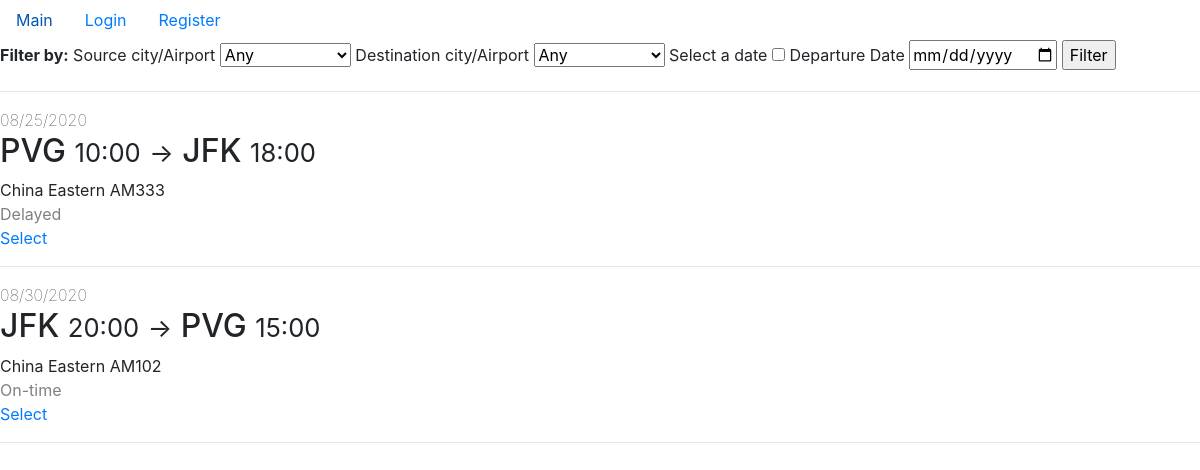
The page / on the database its author committed.
### app/models.py (models this page shows)
class Flight(db.Model):
    flight_num = db.Column(db.String(5), primary_key=True)
    depart_datetime = db.Column(db.DateTime, primary_key=True)
    airline_name = db.Column(db.String(20),
                             db.ForeignKey("airplane.airline_name"),
                             primary_key=True)
    depart_airport = db.Column(db.String(20),
                               db.ForeignKey("airport.name"),
                               nullable=False)
    arrival_datetime = db.Column(db.DateTime, nullable=False)
    arrival_airport = db.Column(db.String(20),
                                db.ForeignKey("airport.name"),
                                nullable=False)
    base_price = db.Column(db.Integer, nullable=False)
    airplane_id = db.Column(db.String(5),
                            db.ForeignKey("airplane.id"),
                            nullable=False)
    status = db.Column(db.String(10), nullable=False)
    tickets = db.relationship("Ticket",
                              backref="flight",
                              lazy=True,
                              primaryjoin='''and_(Flight.flight_num==Ticket.flight_num,
                                            Flight.depart_datetime==Ticket.depart_datetime,
                                            Flight.airline_name==Ticket.airline_name)''')

### app/routes.py (the view)
@app.route("/", methods=["GET"])
def home():
    form = FilterForm(request.args)
    airports = Airport.query.order_by(Airport.city).all()
    choices = [("any", "Any")]\
              + [(airport.name, "%s/%s" % (airport.city, airport.name))
                 for airport in airports]
    form.source_city_airport.choices = choices
    form.dest_city_airport.choices = choices
    flights = Flight.query.filter(
        Flight.depart_datetime >= datetime.datetime.today()
    ).order_by(Flight.depart_datetime)
    flights = filter_form_processor(form, flights)
    return render_template("home.html",
                           flights=flights.all(),
                           form=form,
                           template_for_select="select_for_home.html")

### app/forms.py (shortened to what this page needs)
class FilterForm(FlaskForm):
    source_city_airport = SelectField("Source city/Airport",
                                      validators=[DataRequired()])
    dest_city_airport = SelectField("Destination city/Airport",
                                    validators=[DataRequired()])
    gonna_filter_date = BooleanField("Select a date")
    depart_date = DateField("Departure Date")
    submit = SubmitField("Filter")
    def same_airports(self):
        if (self.source_city_airport.data == self.dest_city_airport.data
            and self.source_city_airport.data != "any"
            and self.source_city_airport.data is not None):
            return True
        else:
            return False

### app/routes.py (called while the page is built, shortened)
def filter_form_processor(form, flights):
    if (form.same_airports()):
        form.source_city_airport.data = "any"
        form.dest_city_airport.data = "any"
        flash(f"Cannot have same source airport and destination airport.")
    if (form.gonna_filter_date.data and not form.is_future_depart_date()):
        form.depart_date.data = None
        flash(f"Departure date must at least be today.")
    return flights

### app/templates/home.html
{% extends "layout.html" %}
{% block content %}
    {% include "flight_filter.html" %}
    {% include "flight_list.html" %}
{% endblock content %}

### app/templates/layout.html (shortened to what this page needs)
<!DOCTYPE html>
<html lang="en">
<head>
    <link rel="stylesheet" href="https://stackpath.bootstrapcdn.com/bootstrap/4.4.1/css/bootstrap.min.css">
</head>
<body>
    <ul class="nav">
        <li class="nav-item">
            <a class="nav-link" href="{{ url_for('home') }}">Main</a>
        </li>
        {% if current_user.is_authenticated %}
            <li class="nav-item">
                <a class="nav-link" href="#">{{ current_user.get_id() }}</a>
            </li>
            <li class="nav-item">
                <a class="nav-link" href="{{ url_for('logout') }}">Logout</a>
            </li>
        {% else %}
            <li class="nav-item">
                <a class="nav-link" href="{{ url_for('login') }}">Login</a>
            </li>
            <li class="nav-item">
                <a class="nav-link" href="{{ url_for('customer_register') }}">Register</a>
            </li>
        {% endif %}
    </ul>
    {% block content %}{% endblock %}
</body>
</html>

### app/templates/flight_filter.html
<form>
    <label style="font-weight:bold">Filter by: </label>
    {{ form.source_city_airport.label() }}
    {{ form.source_city_airport() }}
    {{ form.dest_city_airport.label() }}
    {{ form.dest_city_airport() }}
    {{ form.gonna_filter_date.label() }}
    {{ form.gonna_filter_date() }}
    {{ form.depart_date.label() }}
    {{ form.depart_date(type="date") }}
    {{ form.submit() }}
</form>
<hr>

### app/templates/flight_list.html (shortened to what this page needs)
{% for flight in flights %}
    <div>
        <span style="font-weight:lighter">{{ flight.depart_datetime.strftime("%m/%d/%Y") }}</span><br>
        <h2>
            {{ flight.depart_airport }}
            <small>{{ flight.depart_datetime.strftime("%H:%M") }}</small>
            <small>-></small>
            {{ flight.arrival_airport }}
            <small>{{ flight.arrival_datetime.strftime("%H:%M") }}</small>
        </h2>
        <span>{{ flight.airline_name }} {{ flight.airplane_id }}</span><br>
        <span style="color:gray">{{ flight.status }}</span><br>
        {% include template_for_select %}
    </div>
    <hr>
{% endfor %}

### app/templates/select_for_home.html
<a href="{{ url_for('return_trip_choosing',
                    depart_flight_num=flight.flight_num,
                    depart_datetime=flight.depart_datetime,
                    depart_airline_name=flight.airline_name) }}">
    Select
</a>

### rows shown on the page
Flight: depart_datetime "08/25/2020", depart_airport "PVG", depart_datetime "10:00", arrival_airport "JFK", arrival_datetime "18:00", airline_name "China Eastern", airplane_id "AM333", status "Delayed"
Flight: depart_datetime "08/30/2020", depart_airport "JFK", depart_datetime "20:00", arrival_airport "PVG", arrival_datetime "15:00", airline_name "China Eastern", airplane_id "AM102", status "On-time"
